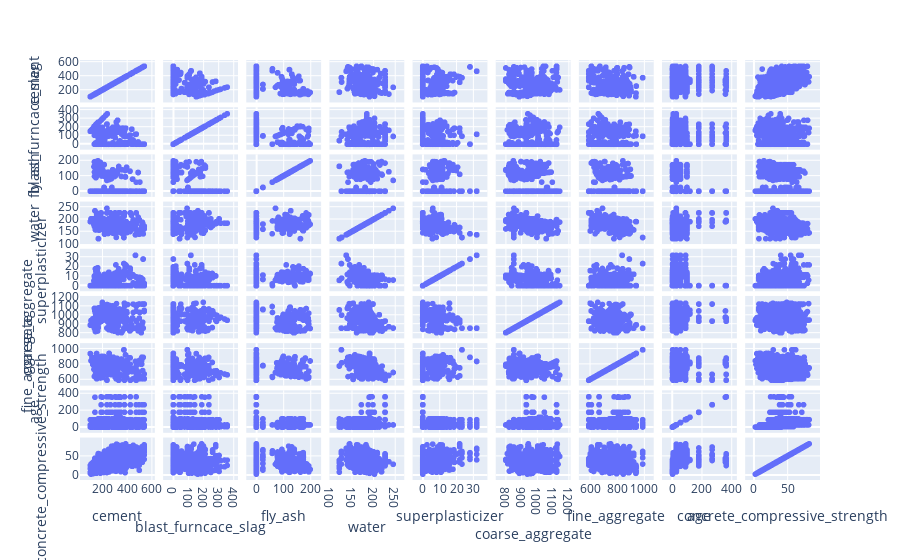

Notebook source saved alongside this figure:
### Code cell
fig = px.scatter_matrix(data)
fig.show()

### Figure 1 — Plotly figure (JSON) as saved in the notebook; plotly's stock layout.template omitted (floating-point values rounded to 4 significant figures; data arrays with more than 128 entries replaced by an {"elided": "..."} marker saying what was removed)
{"data": [{"dimensions": [{"axis": {"matches": true}, "label": "cement", "values": {"elided": "1030 float values"}}, {"axis": {"matches": true}, "label": "blast_furncace_slag", "values": {"elided": "1030 float values"}}, {"axis": {"matches": true}, "label": "fly_ash", "values": {"elided": "1030 float values"}}, {"axis": {"matches": true}, "label": "water", "values": {"elided": "1030 float values"}}, {"axis": {"matches": true}, "label": "superplasticizer", "values": {"elided": "1030 float values"}}, {"axis": {"matches": true}, "label": "coarse_aggregate", "values": {"elided": "1030 float values"}}, {"axis": {"matches": true}, "label": "fine_aggregate", "values": {"elided": "1030 float values"}}, {"axis": {"matches": true}, "label": "age", "values": {"elided": "1030 int values"}}, {"axis": {"matches": true}, "label": "concrete_compressive_strength", "values": {"elided": "1030 float values"}}], "hovertemplate": "%{xaxis.title.text}=%{x}<br>%{yaxis.title.text}=%{y}<extra></extra>", "legendgroup": "", "marker": {"color": "#636efa", "symbol": "circle"}, "name": "", "showlegend": false, "type": "splom"}], "layout": {"dragmode": "select", "legend": {"tracegroupgap": 0}, "margin": {"t": 60}}}
